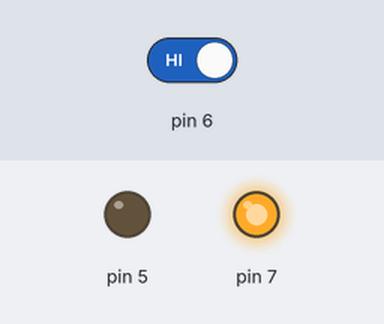
This sketch was run on a simulated Arduino Uno, built with avr-gcc and run on an emulated ATmega328P. Shown: output pins drawn as LEDs (lit = HIGH). The inputs (shaded band) are chosen by the test bench; at power-on: pin 6 HIGH.

Above: at 1.2 s.
1.3 s: pin 6 driven LOW
At 3.7 s:
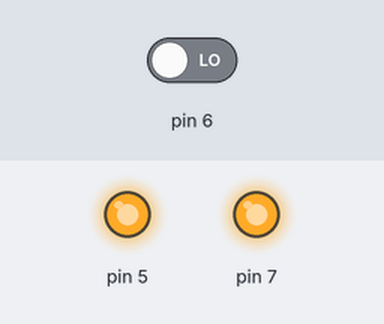
At 4.8 s:
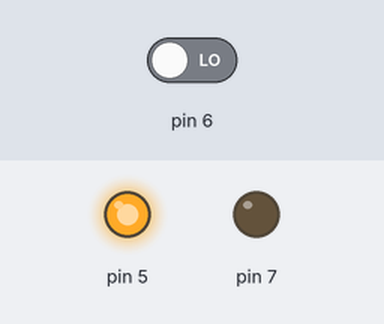
Timing chart, 0 to 12.8 s (numbered marks = the images above; inputs shaded):
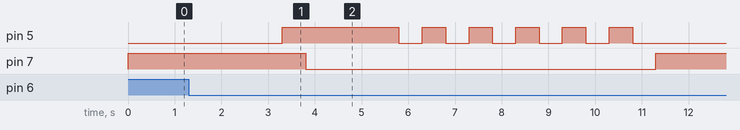

Measured:
- after the input at 1.3 s, pin 5: LOW → HIGH after 2.0 s, then repeats every 1.0 s: LOW 0.50 s, HIGH 0.50 s, until it stays LOW from 10.8 s; pin 7: HIGH → LOW after 2.5 s, → HIGH 7.5 s later

The sketch:

P3.1_tinkercad_-_sensor_ultrasonico.ino
```cpp
// C++ code
//
int counter;

void setup()
{
  pinMode(7, OUTPUT);
  pinMode(6, INPUT);
  pinMode(5, OUTPUT);
}

void loop()
{
  digitalWrite(7, HIGH);
  if (digitalRead(6) == 0) {
    delay(2000); // Wait for 2000 millisecond(s)
    digitalWrite(5, HIGH);
    delay(500); // Wait for 500 millisecond(s)
    digitalWrite(7, LOW);
    delay(2000); // Wait for 2000 millisecond(s)
    for (counter = 0; counter < 5; ++counter) {
      digitalWrite(5, LOW);
      delay(500); // Wait for 500 millisecond(s)
      digitalWrite(5, HIGH);
      delay(500); // Wait for 500 millisecond(s)
    }
    digitalWrite(5, LOW);
    delay(500); // Wait for 500 millisecond(s)
    digitalWrite(7, HIGH);
  }
}
```
